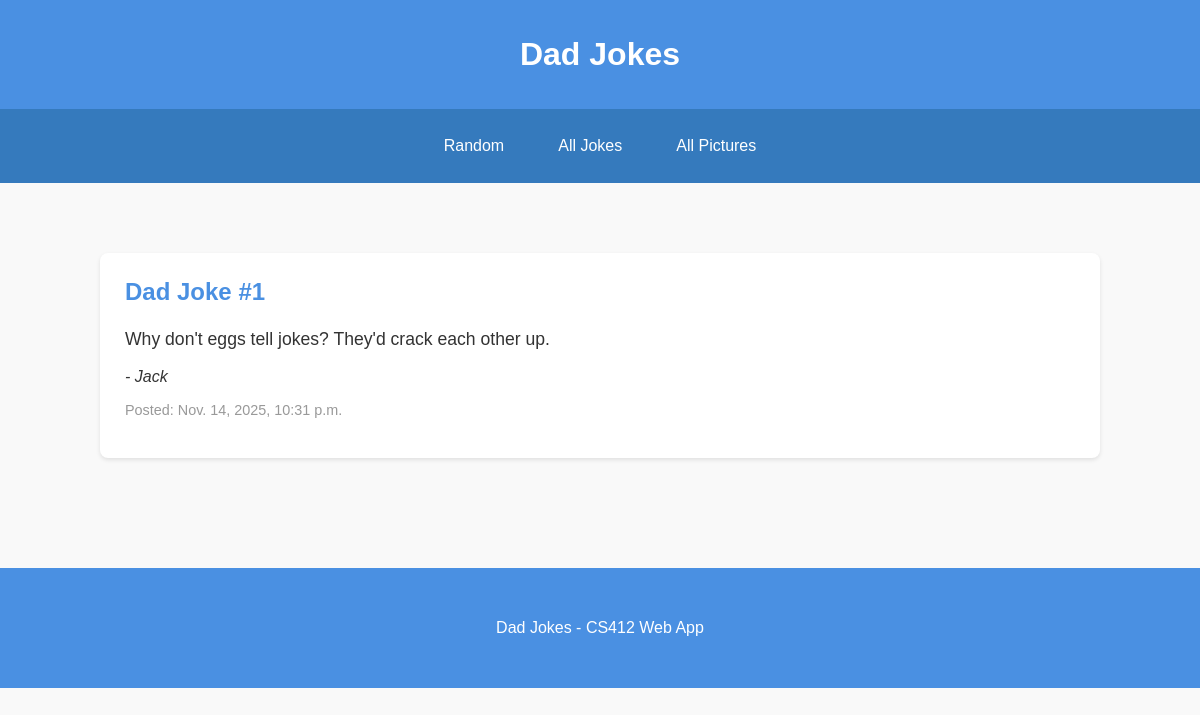
Screenshot of /dadjokes/joke/1/ with the database file from the repository.
### dadjokes/models.py (models this page shows, shortened)
class Joke(models.Model):
    text = models.TextField()
    name = models.CharField(max_length=100)
    timestamp = models.DateTimeField(auto_now_add=True)

### dadjokes/views.py (the view)
# urls.py: path('joke/<int:pk>/', views.joke_detail, name='joke_detail'),
def joke_detail(request, pk):
    joke = get_object_or_404(Joke, pk=pk)
    context = {
        'joke': joke,
    }
    return render(request, 'dadjokes/joke_detail.html', context)

### dadjokes/templates/dadjokes/joke_detail.html (shortened to what this page needs)
{% extends 'dadjokes/base.html' %}
{% block content %}
<div class="card">
    <h2>Dad Joke #{{ joke.pk }}</h2>
    <div class="joke-text">
        {{ joke.text }}
    </div>
    <p><em>- {{ joke.name }}</em></p>
    <p style="color: #999; font-size: 0.9em;">Posted: {{ joke.timestamp }}</p>
</div>
{% endblock %}

### dadjokes/templates/dadjokes/base.html (style rules this page uses)
body { font-family: 'Arial', sans-serif; margin: 0; padding: 0; background-color: #f9f9f9; color: #333; }
.card { background: white; border-radius: 8px; padding: 25px; margin: 20px 0; box-shadow: 0 2px 4px rgba(0,0,0,0.1); }
.joke-text { font-size: 1.1em; line-height: 1.5; margin-bottom: 15px; color: #333; }
h2 { color: #4a90e2; margin-top: 0; }

### rows the page displays
Joke: pk "1", text "Why don't eggs tell jokes? They'd crack each other up.", name "Jack", timestamp "Nov. 14, 2025, 10:31 p.m."
